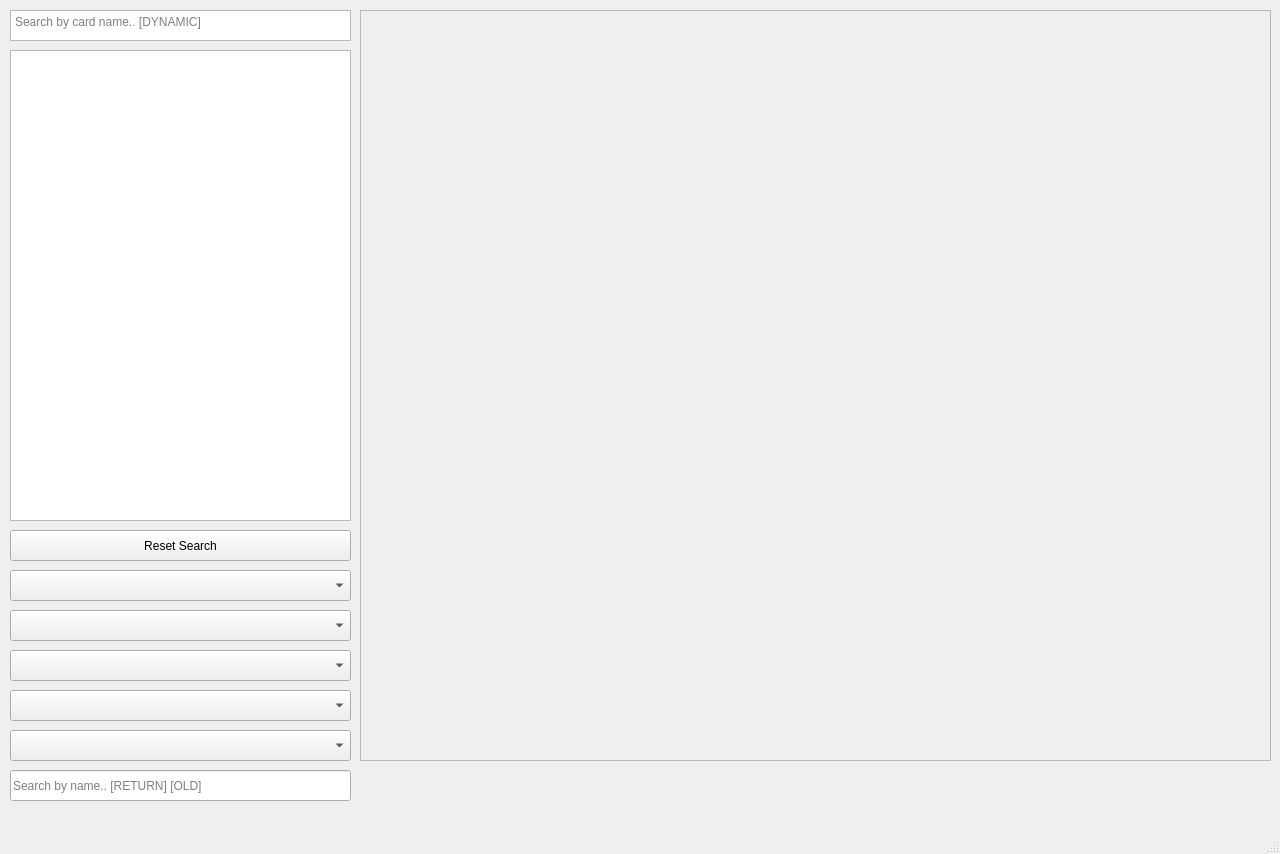
<?xml version="1.0" encoding="UTF-8"?>
<ui version="4.0">
 <class>MainWindow</class>
 <widget class="QMainWindow" name="MainWindow">
  <property name="geometry">
   <rect>
    <x>0</x>
    <y>0</y>
    <width>1280</width>
    <height>854</height>
   </rect>
  </property>
  <property name="minimumSize">
   <size>
    <width>1280</width>
    <height>800</height>
   </size>
  </property>
  <property name="windowTitle">
   <string>Netrunner Card Finder</string>
  </property>
  <widget class="QWidget" name="centralwidget">
   <widget class="QListWidget" name="cardList">
    <property name="geometry">
     <rect>
      <x>10</x>
      <y>50</y>
      <width>341</width>
      <height>471</height>
     </rect>
    </property>
    <property name="focusPolicy">
     <enum>Qt::StrongFocus</enum>
    </property>
    <property name="autoFillBackground">
     <bool>false</bool>
    </property>
    <property name="locale">
     <locale language="English" country="UnitedStates"/>
    </property>
    <property name="alternatingRowColors">
     <bool>true</bool>
    </property>
    <property name="currentRow">
     <number>-1</number>
    </property>
   </widget>
   <widget class="QPushButton" name="resetButton">
    <property name="geometry">
     <rect>
      <x>10</x>
      <y>530</y>
      <width>341</width>
      <height>31</height>
     </rect>
    </property>
    <property name="locale">
     <locale language="English" country="UnitedStates"/>
    </property>
    <property name="text">
     <string>Reset Search</string>
    </property>
   </widget>
   <widget class="QComboBox" name="dropFormat">
    <property name="geometry">
     <rect>
      <x>10</x>
      <y>570</y>
      <width>341</width>
      <height>31</height>
     </rect>
    </property>
    <property name="currentText">
     <string/>
    </property>
    <property name="maxVisibleItems">
     <number>16</number>
    </property>
    <property name="placeholderText">
     <string>FORMAT</string>
    </property>
    <item>
     <property name="text">
      <string>FORMAT</string>
     </property>
    </item>
    <item>
     <property name="text">
      <string>Neo</string>
     </property>
    </item>
    <item>
     <property name="text">
      <string>Startup</string>
     </property>
    </item>
    <item>
     <property name="text">
      <string>Standard</string>
     </property>
    </item>
    <item>
     <property name="text">
      <string>Snapshot</string>
     </property>
    </item>
    <item>
     <property name="text">
      <string>Snapshot Plus</string>
     </property>
    </item>
    <item>
     <property name="text">
      <string>Casual</string>
     </property>
    </item>
    <item>
     <property name="text">
      <string>System Gateway</string>
     </property>
    </item>
    <item>
     <property name="text">
      <string>Eternal</string>
     </property>
    </item>
   </widget>
   <widget class="QComboBox" name="dropSet">
    <property name="geometry">
     <rect>
      <x>10</x>
      <y>610</y>
      <width>341</width>
      <height>31</height>
     </rect>
    </property>
    <property name="maxVisibleItems">
     <number>16</number>
    </property>
    <property name="placeholderText">
     <string>SET</string>
    </property>
   </widget>
   <widget class="QComboBox" name="dropType">
    <property name="geometry">
     <rect>
      <x>10</x>
      <y>730</y>
      <width>341</width>
      <height>31</height>
     </rect>
    </property>
    <property name="maxVisibleItems">
     <number>16</number>
    </property>
    <property name="placeholderText">
     <string>TYPE</string>
    </property>
    <item>
     <property name="text">
      <string>TYPE</string>
     </property>
    </item>
    <item>
     <property name="text">
      <string>Identity</string>
     </property>
    </item>
    <item>
     <property name="text">
      <string>Program</string>
     </property>
    </item>
    <item>
     <property name="text">
      <string>Hardware</string>
     </property>
    </item>
    <item>
     <property name="text">
      <string>Resource</string>
     </property>
    </item>
    <item>
     <property name="text">
      <string>Event</string>
     </property>
    </item>
    <item>
     <property name="text">
      <string>Agenda</string>
     </property>
    </item>
    <item>
     <property name="text">
      <string>Asset</string>
     </property>
    </item>
    <item>
     <property name="text">
      <string>Ice</string>
     </property>
    </item>
    <item>
     <property name="text">
      <string>Operation</string>
     </property>
    </item>
    <item>
     <property name="text">
      <string>Upgrade</string>
     </property>
    </item>
   </widget>
   <widget class="QComboBox" name="dropFaction">
    <property name="geometry">
     <rect>
      <x>10</x>
      <y>690</y>
      <width>341</width>
      <height>31</height>
     </rect>
    </property>
    <property name="focusPolicy">
     <enum>Qt::StrongFocus</enum>
    </property>
    <property name="maxVisibleItems">
     <number>16</number>
    </property>
    <property name="placeholderText">
     <string>FACTION</string>
    </property>
    <item>
     <property name="text">
      <string>FACTION</string>
     </property>
    </item>
    <item>
     <property name="text">
      <string>Anarch</string>
     </property>
    </item>
    <item>
     <property name="text">
      <string>Criminal</string>
     </property>
    </item>
    <item>
     <property name="text">
      <string>Shaper</string>
     </property>
    </item>
    <item>
     <property name="text">
      <string>Adam</string>
     </property>
    </item>
    <item>
     <property name="text">
      <string>Apex</string>
     </property>
    </item>
    <item>
     <property name="text">
      <string>Sunny Lebeau</string>
     </property>
    </item>
    <item>
     <property name="text">
      <string>Jinteki</string>
     </property>
    </item>
    <item>
     <property name="text">
      <string>Haas-Bioroid</string>
     </property>
    </item>
    <item>
     <property name="text">
      <string>NBN</string>
     </property>
    </item>
    <item>
     <property name="text">
      <string>Weyland Consortium</string>
     </property>
    </item>
    <item>
     <property name="text">
      <string>Neutral</string>
     </property>
    </item>
   </widget>
   <widget class="QComboBox" name="dropSide">
    <property name="geometry">
     <rect>
      <x>10</x>
      <y>650</y>
      <width>341</width>
      <height>31</height>
     </rect>
    </property>
    <property name="maxVisibleItems">
     <number>4</number>
    </property>
    <property name="placeholderText">
     <string>SIDE</string>
    </property>
    <item>
     <property name="text">
      <string>SIDE</string>
     </property>
    </item>
    <item>
     <property name="text">
      <string>Corp</string>
     </property>
    </item>
    <item>
     <property name="text">
      <string>Runner</string>
     </property>
    </item>
   </widget>
   <widget class="QScrollArea" name="scrollArea">
    <property name="geometry">
     <rect>
      <x>360</x>
      <y>10</y>
      <width>911</width>
      <height>751</height>
     </rect>
    </property>
    <property name="frameShadow">
     <enum>QFrame::Sunken</enum>
    </property>
    <property name="lineWidth">
     <number>2</number>
    </property>
    <property name="widgetResizable">
     <bool>true</bool>
    </property>
    <widget class="QWidget" name="scrollAreaWidgetContents">
     <property name="geometry">
      <rect>
       <x>0</x>
       <y>0</y>
       <width>909</width>
       <height>749</height>
      </rect>
     </property>
     <widget class="QWidget" name="gridLayoutWidget">
      <property name="geometry">
       <rect>
        <x>10</x>
        <y>10</y>
        <width>891</width>
        <height>731</height>
       </rect>
      </property>
      <layout class="QGridLayout" name="gridLayout">
       <property name="sizeConstraint">
        <enum>QLayout::SetDefaultConstraint</enum>
       </property>
      </layout>
     </widget>
    </widget>
   </widget>
   <widget class="QLineEdit" name="lineEdit">
    <property name="geometry">
     <rect>
      <x>10</x>
      <y>770</y>
      <width>341</width>
      <height>31</height>
     </rect>
    </property>
    <property name="placeholderText">
     <string>Search by name.. [RETURN] [OLD]</string>
    </property>
   </widget>
   <widget class="QTextEdit" name="searchField">
    <property name="enabled">
     <bool>true</bool>
    </property>
    <property name="geometry">
     <rect>
      <x>10</x>
      <y>10</y>
      <width>341</width>
      <height>31</height>
     </rect>
    </property>
    <property name="acceptDrops">
     <bool>false</bool>
    </property>
    <property name="locale">
     <locale language="English" country="UnitedStates"/>
    </property>
    <property name="inputMethodHints">
     <set>Qt::ImhNone</set>
    </property>
    <property name="frameShadow">
     <enum>QFrame::Sunken</enum>
    </property>
    <property name="lineWidth">
     <number>2</number>
    </property>
    <property name="verticalScrollBarPolicy">
     <enum>Qt::ScrollBarAlwaysOff</enum>
    </property>
    <property name="horizontalScrollBarPolicy">
     <enum>Qt::ScrollBarAlwaysOff</enum>
    </property>
    <property name="lineWrapMode">
     <enum>QTextEdit::NoWrap</enum>
    </property>
    <property name="placeholderText">
     <string>Search by card name.. [DYNAMIC]</string>
    </property>
   </widget>
  </widget>
  <widget class="QMenuBar" name="menubar">
   <property name="geometry">
    <rect>
     <x>0</x>
     <y>0</y>
     <width>1280</width>
     <height>22</height>
    </rect>
   </property>
  </widget>
  <widget class="QStatusBar" name="statusbar">
   <property name="enabled">
    <bool>true</bool>
   </property>
  </widget>
 </widget>
 <resources/>
 <connections/>
</ui>
